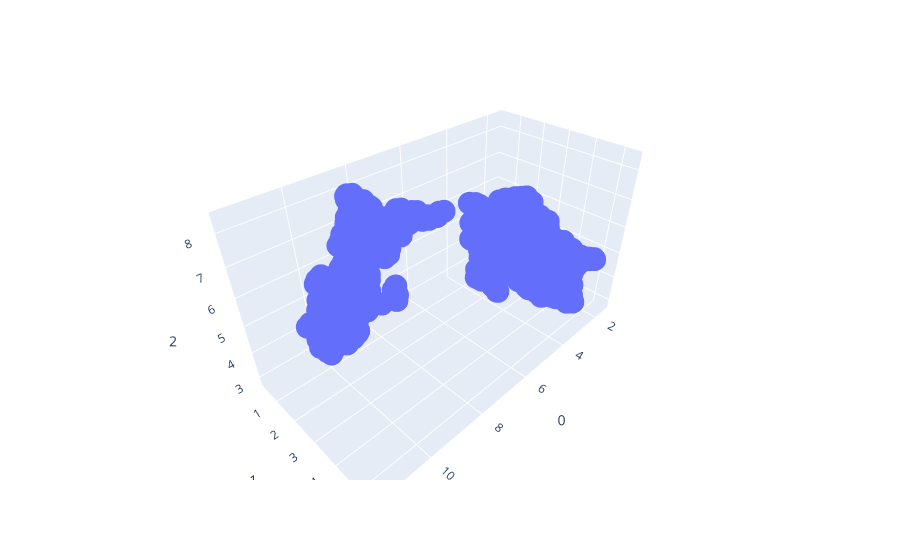

This figure's notebook cell:
### Markdown cell above
Maybe instead of a traditional MLP classifier a contrastive classifier with text embeddings of label classes as priors would work well?
Let's see how the text embeddings for 1000 imagenet classes. We'll collect the embeddings then reduce the dimensions and plot them in 3D space. Hopefully, each embedding will land somewhere distinct and similar classes will embed close to each other.

**Result:** If you zoom into a section of the cluster and hover over some data, it's pretty clear that the text embeddings are logical - similar objects produce similar embeddings and therefore end up in similar locations in space.

### Code cell
import requests
from PIL import Image
from transformers import AutoProcessor, OwlViTForObjectDetection
import notebook_helper 
import torch 
import plotly.express as px
with open("assets/imagenet_classes.txt") as f:
    # Imagenet has a heirarchy of subclasses that's comma separated, main class is first thing before comma
    labels = [label.split(",")[0] for label in f.read().split("\n")]

processor = AutoProcessor.from_pretrained("google/owlvit-base-patch32")
model = OwlViTForObjectDetection.from_pretrained("google/owlvit-base-patch32")

url = "http://images.cocodataset.org/val2017/000000039769.jpg"
image = Image.open(requests.get(url, stream=True).raw)
inputs = processor(text=[labels], images=image, return_tensors="pt")
with torch.no_grad():
    output = model(**inputs).text_embeds.squeeze(0).numpy()

reduced = notebook_helper.get_reduced(output, 3)
fig = notebook_helper.make_plot_3d(reduced, hover_labels=labels)
display(fig)

### Figure 1 — Plotly figure (JSON) as saved in the notebook; plotly's stock layout.template omitted (floating-point values rounded to 4 significant figures; data arrays with more than 128 entries replaced by an {"elided": "..."} marker saying what was removed)
{"data": [{"hovertemplate": "<b>%{hovertext}</b><br><br>0=%{x}<br>1=%{y}<br>2=%{z}<extra></extra>", "hovertext": {"elided": "1000 str values"}, "legendgroup": "", "marker": {"color": "#636efa", "size": 8, "symbol": "circle"}, "mode": "markers", "name": "", "scene": "scene", "showlegend": false, "type": "scatter3d", "x": {"elided": "1000 float values"}, "y": {"elided": "1000 float values"}, "z": {"elided": "1000 float values"}}], "layout": {"legend": {"tracegroupgap": 0}, "margin": {"t": 60}, "scene": {"domain": {"x": [0, 1], "y": [0, 1]}, "xaxis": {"title": {"text": "0"}}, "yaxis": {"title": {"text": "1"}}, "zaxis": {"title": {"text": "2"}}}}}
